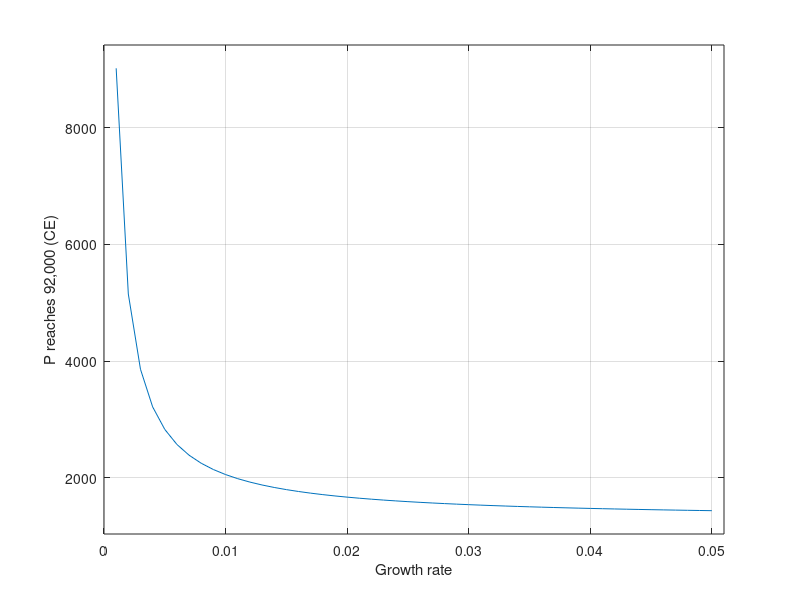

Reproduce this figure in MATLAB.
clear all;
clc;

r = [0:0.001:0.05];
t0 = 1280;

t = log(2300)./r + t0;



%% Printing Image%%
width = 5;     % Width in inches
height = 3;    % Height in inches
alw = 0.75;    % AxesLineWidth
fsz = 14;      % Fontsize
lw = 1.5;      % LineWidth
msz = 8;       % MarkerSize

figure(1);
pos = get(gcf, 'Position');
ax = axes;
set(gcf, 'Position', [pos(1) pos(2) width*100, height*100]); %<- Set size
set(gca,'Fontname','CMU bright','Fontsize',fsz);
plot(r,t);
ylabel('P reaches 92,000 (CE)');
xlabel('Growth rate');
%title('Maori Population vs Date');
grid on;
xlim([0 0.051]);
ylim([(1.0348e+03) 9420]);
print(gcf,'effect_r.png','-dpng','-r300');